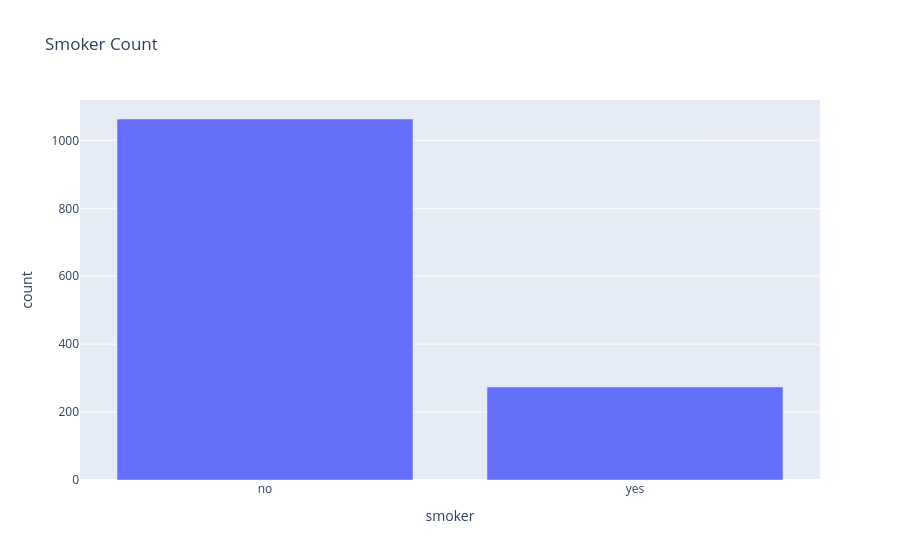

Here is the notebook cell this chart was saved with:
### Code cell
px.bar(df['smoker'].value_counts().reset_index(), x='smoker', y='count', title="Smoker Count")

### Figure 1 — Plotly figure (JSON) as saved in the notebook; plotly's stock layout.template omitted (floating-point values rounded to 4 significant figures)
{"data": [{"alignmentgroup": "True", "hovertemplate": "smoker=%{x}<br>count=%{y}<extra></extra>", "legendgroup": "", "marker": {"color": "#636efa", "pattern": {"shape": ""}}, "name": "", "offsetgroup": "", "orientation": "v", "showlegend": false, "textposition": "auto", "type": "bar", "x": ["no", "yes"], "xaxis": "x", "y": [1063, 274], "yaxis": "y"}], "layout": {"barmode": "relative", "legend": {"tracegroupgap": 0}, "title": {"text": "Smoker Count"}, "xaxis": {"anchor": "y", "domain": [0, 1], "title": {"text": "smoker"}}, "yaxis": {"anchor": "x", "domain": [0, 1], "title": {"text": "count"}}}}
